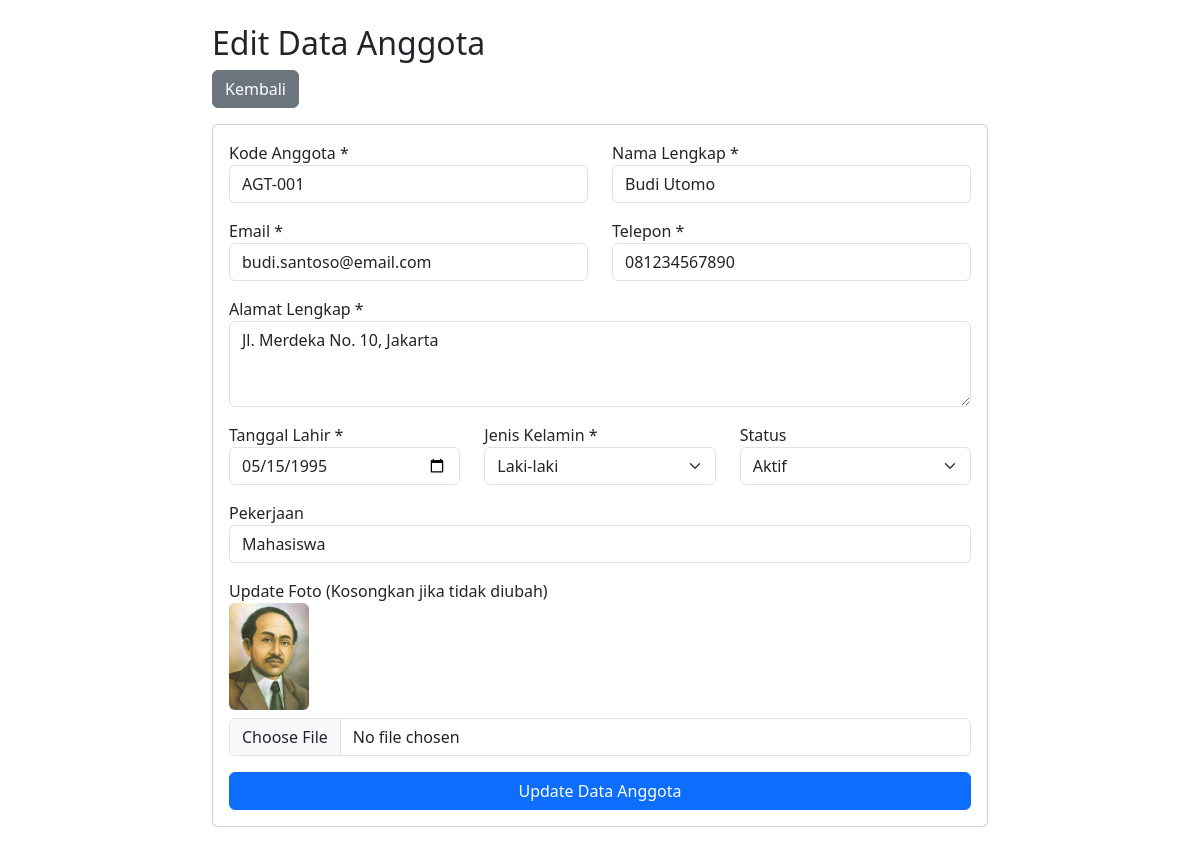
The page /edit.php?id=1 on the database its author committed.
### tables this page shows
CREATE TABLE `anggota` (
  `id_anggota` int(11) NOT NULL,
  `kode_anggota` varchar(20) NOT NULL,
  `nama` varchar(100) NOT NULL,
  `email` varchar(100) NOT NULL,
  `telepon` varchar(15) NOT NULL,
  `alamat` text NOT NULL,
  `tanggal_lahir` date NOT NULL,
  `jenis_kelamin` enum('Laki-laki','Perempuan') NOT NULL,
  `pekerjaan` varchar(50) DEFAULT NULL,
  `tanggal_daftar` date NOT NULL,
  `status` enum('Aktif','Nonaktif') DEFAULT 'Aktif',
  `foto` varchar(255) DEFAULT NULL,
  `created_at` timestamp NOT NULL DEFAULT current_timestamp(),
  `updated_at` timestamp NOT NULL DEFAULT current_timestamp() ON UPDATE current_timestamp()
);

### edit.php (the view, shortened to what this page needs)
<?php
require_once 'config.php';
$id = $_GET['id'] ?? null;
$stmt = $pdo->prepare("SELECT * FROM anggota WHERE id_anggota = ?");
$stmt->execute([$id]);
$anggota = $stmt->fetch();
?>
<!DOCTYPE html>
<html lang="id">
<head>
    <link href="https://cdn.jsdelivr.net/npm/bootstrap@5.3.0/dist/css/bootstrap.min.css" rel="stylesheet">
</head>
<body>
<div class="container mt-4 mb-5" style="max-width: 800px;">
    <h2>Edit Data Anggota</h2>
    <a href="index.php" class="btn btn-secondary mb-3">Kembali</a>
    <div class="card">
        <div class="card-body">
            <form method="POST" enctype="multipart/form-data">
                <div class="row mb-3">
                    <div class="col-md-6">
                        <label>Kode Anggota *</label>
                        <input type="text" name="kode_anggota" class="form-control" required value="<?= htmlspecialchars($anggota['kode_anggota']) ?>">
                    </div>
                    <div class="col-md-6">
                        <label>Nama Lengkap *</label>
                        <input type="text" name="nama" class="form-control" required value="<?= htmlspecialchars($anggota['nama']) ?>">
                    </div>
                </div>
                <div class="row mb-3">
                    <div class="col-md-6">
                        <label>Email *</label>
                        <input type="email" name="email" class="form-control" required value="<?= htmlspecialchars($anggota['email']) ?>">
                    </div>
                    <div class="col-md-6">
                        <label>Telepon *</label>
                        <input type="text" name="telepon" class="form-control" required value="<?= htmlspecialchars($anggota['telepon']) ?>">
                    </div>
                </div>
                <div class="mb-3">
                    <label>Alamat Lengkap *</label>
                    <textarea name="alamat" class="form-control" rows="3" required><?= htmlspecialchars($anggota['alamat']) ?></textarea>
                </div>
                <div class="row mb-3">
                    <div class="col-md-4">
                        <label>Tanggal Lahir *</label>
                        <input type="date" name="tanggal_lahir" class="form-control" required value="<?= htmlspecialchars($anggota['tanggal_lahir']) ?>">
                    </div>
                    <div class="col-md-4">
                        <label>Jenis Kelamin *</label>
                        <select name="jenis_kelamin" class="form-select" required>
                            <option value="Laki-laki" <?= $anggota['jenis_kelamin'] == 'Laki-laki' ? 'selected' : '' ?>>Laki-laki</option>
                        </select>
                    </div>
                    <div class="col-md-4">
                        <label>Status</label>
                        <select name="status" class="form-select" required>
                            <option value="Aktif" <?= $anggota['status'] == 'Aktif' ? 'selected' : '' ?>>Aktif</option>
                        </select>
                    </div>
                </div>
                <div class="mb-3">
                    <label>Pekerjaan</label>
                    <input type="text" name="pekerjaan" class="form-control" value="<?= htmlspecialchars($anggota['pekerjaan']) ?>">
                </div>
                <div class="mb-3">
                    <label>Update Foto (Kosongkan jika tidak diubah)</label><br>
                    <?php if(!empty($anggota['foto'])): ?>
                        <img src="uploads/<?= $anggota['foto'] ?>" width="80" class="mb-2 rounded">
                    <?php endif; ?>
                    <input type="file" name="foto" class="form-control" accept="image/jpeg, image/png">
                </div>
                <button type="submit" class="btn btn-primary w-100">Update Data Anggota</button>
            </form>
        </div>
    </div>
</div>
</body>
</html>

### rows shown on the page
anggota: kode_anggota "AGT-001", nama "Budi Utomo", email "budi.santoso@email.com", telepon "081234567890", alamat "Jl. Merdeka No. 10, Jakarta", tanggal_lahir "05/15/1995", jenis_kelamin "Laki-laki", status "Aktif", pekerjaan "Mahasiswa", foto (picture)
